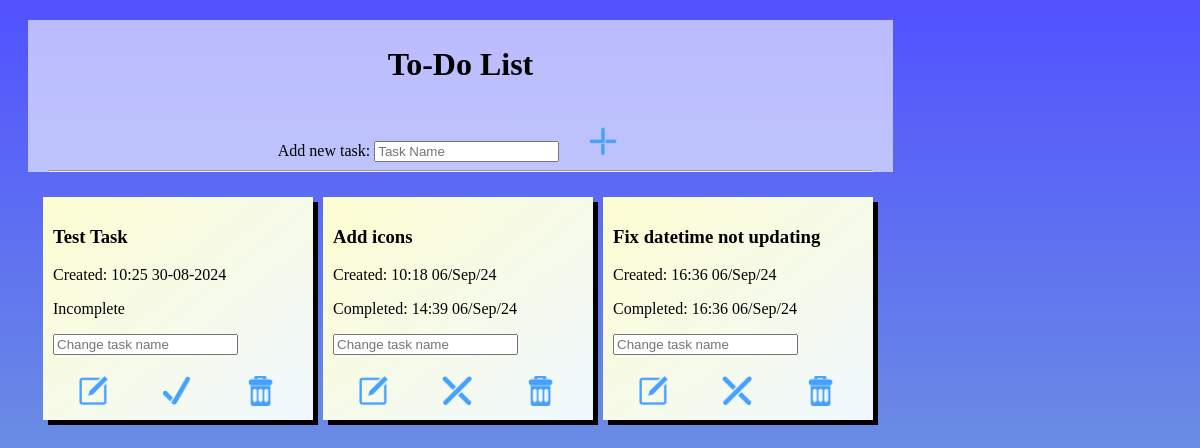
The page / on the database its author committed.
### website/models.py (models this page shows)
class Todo(db.Model):
    id=db.Column(db.Integer, primary_key=True)
    task=db.Column(db.String(300), unique=True)
    complete=db.Column(db.Boolean, default=False)
    date=db.Column(db.String, default=datetime.now().strftime("%H:%M %d/%b/%y"))
    completed_date=db.Column(db.String, default="")

### website/views.py (the view)
@my_view.route("/")
def home():
    todo_list=Todo.query.all()
    error=request.args.get("error", None)
    message=request.args.get("message",None)
    return render_template("index.html", todo_list=todo_list, error=error, message=message)

### website/templates/index.html (shortened to what this page needs)
<!DOCTYPE html>
<html lang="en">
<head>
    <link rel="stylesheet" href="{{ url_for('static',filename='style.css')}}">
</head>
<body>
    <div class="top">
        <h1>To-Do List</h1>
        <form action="/add" method="post">
            <div>
                <label>Add new task:</label>
                <input type="text" name="task" placeholder="Task Name" maxlength="100" required>
                <button type="submit" class="iconbutton"><img src="{{ url_for('static',filename='addicon.png')}}" title="Add" alt="Add" class="icon"></button>
            </div>
        </form>
        <hr>
    </div>
    <div class="container">
    {% for todo in todo_list %}
        <div class="todo_box">
            <h3>{{todo.task}}</h3>
            <p>Created: {{todo.date}}</p>
            {% if todo.complete==False %}
                <p>Incomplete</p>
            {% else %}
                <p>Completed: {{todo.completed_date}}</p>
            {% endif %}
            <form action="/edit/{{ todo.id }}" method="post">
                <input type="text" name="edit" maxlength="100" placeholder="Change task name" required>
                <button type="submit" class="iconbutton"><img src="{{ url_for('static',filename='editicon.png')}}" title="Edit" alt="Edit" class="icon"></button>
            </form>
            {% if todo.complete==False %}
            <a href="/update/{{ todo.id }}"><button class="iconbutton"><img src="{{ url_for('static',filename='completeicon.png')}}" title="Complete" alt="Complete" class="icon"></button></a>
            {% else %}
            <a href="/update/{{ todo.id }}"><button class="iconbutton"><img src="{{ url_for('static',filename='incompleteicon.png')}}" title="Incomplete" alt="Incomplete" class="icon"></button></a>
            {% endif %}
            <a href="/delete/{{ todo.id }}"><button class="iconbutton"><img src="{{ url_for('static',filename='deleteicon.png')}}" title="Delete" alt="Delete" class="icon"></button></a>
            </div>
    {% endfor %}
    </div>
</body>
</html>

### website/static/style.css (style rules this page uses)
body { background-image: linear-gradient(rgb(81, 81, 255), rgb(126, 187, 207)); background-attachment:fixed; }
div.top { background-color:rgba(255, 255, 255, 0.608); max-width:825px; min-width:325px; margin:20px; padding-right:20px; padding-left:20px; padding-top:5px; text-align:center; font-family:Garamond }
div.container { padding-left:30px; display:grid; grid-template-columns: 280px 280px 280px; }
div.todo_box { background-image: linear-gradient(to bottom right, rgb(252, 253, 209), aliceblue); margin:5px; width:250px; display:inline-block; padding:10px; box-shadow: 5px 5px black; font-family:Garamond }
div.todo_box>form { display:inline; }
div.todo_box>form>input { display:block; }
h3 { word-wrap:break-word; }
img.icon { max-width:30px; max-height:30px; padding-top:5px; }
button.iconbutton { background:none; border:none; margin-top:15px; margin-right:19px; margin-left:19px; }

### rows shown on the page
Todo: task "Test Task", date "10:25 30-08-2024", complete "Incomplete"
Todo: task "Add icons", date "10:18 06/Sep/24", completed_date "14:39 06/Sep/24", complete True (drawn)
Todo: task "Fix datetime not updating", date "16:36 06/Sep/24", completed_date "16:36 06/Sep/24", complete True (drawn)
